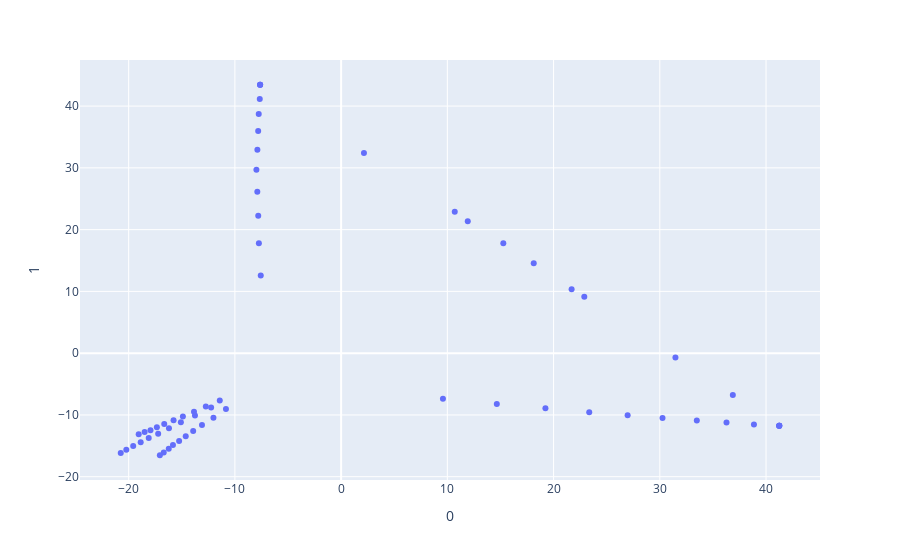

The notebook cell saved with this chart:
### Code cell
ilknoktalar23 = ilkdogrunoktalari23.copy()

for i in range(7):
    ilknoktalar23[i][0] = ilknoktalar23[i][0].flatten()
    ilknoktalar23[i][1] = ilknoktalar23[i][1].flatten()
    ilknoktalar23[i][2] = ilknoktalar23[i][2].flatten()
    ilknoktalar23[i][3] = ilknoktalar23[i][3].flatten()
    ilknoktalar23[i][4] = ilknoktalar23[i][4].flatten()

Xaralist23= []
for i in range(7):
    Xaralist23.append(np.hstack((ilknoktalar23[i][0],ilknoktalar23[i][1],ilknoktalar23[i][2],ilknoktalar23[i][3],ilknoktalar23[i][4])))



sonnoktalar23 = tümNoktalarim.copy()

for i in range(7):
    sonnoktalar23[i][0] = sonnoktalar23[i][0].flatten()
    sonnoktalar23[i][1] = sonnoktalar23[i][1].flatten()
    sonnoktalar23[i][2] = sonnoktalar23[i][2].flatten()
    sonnoktalar23[i][3] = sonnoktalar23[i][3].flatten()
    sonnoktalar23[i][4] = sonnoktalar23[i][4].flatten()

Xsonaralist23= []
for i in range(7):
    Xsonaralist23.append(np.hstack((sonnoktalar23[i][0],sonnoktalar23[i][1],sonnoktalar23[i][2],sonnoktalar23[i][3],sonnoktalar23[i][4])))




Xaralist23 = np.array(Xaralist23)
Xsonaralist23 = np.array(Xsonaralist23)
alldizi = np.vstack((Xlist,Xaralist23,Xsonaralist23))

X = alldizi

pca = PCA(n_components=2)
components = pca.fit_transform(X)

fig = px.scatter(components, x=0, y=1)
fig.show()

### Figure 1 — Plotly figure (JSON) as saved in the notebook; plotly's stock layout.template omitted (floating-point values rounded to 4 significant figures)
{"data": [{"hovertemplate": "0=%{x}<br>1=%{y}<extra></extra>", "legendgroup": "", "marker": {"color": "#636efa", "symbol": "circle"}, "mode": "markers", "name": "", "orientation": "v", "showlegend": false, "type": "scatter", "x": [-10.84, -12.02, -13.1, -13.93, -14.63, -15.25, -15.83, -16.23, -16.7, -17.06, -7.565, -7.743, -7.803, -7.889, -7.975, -7.882, -7.809, -7.757, -7.658, -7.625, 9.585, 14.66, 19.23, 23.36, 26.97, 30.26, 33.48, 36.28, 38.86, 41.24, -11.42, -12.74, -13.85, -14.89, -15.77, -16.65, -17.35, -17.95, -18.5, -19.06, -12.24, -13.76, -15.09, -16.21, -17.22, -18.11, -18.87, -19.57, -20.22, -20.75, -7.625, 2.149, 11.92, 21.7, 31.47, 41.24, 41.24, -7.625, 10.7, 15.27, 18.13, 22.89, 36.87, 41.24], "xaxis": "x", "y": [-9.035, -10.46, -11.63, -12.62, -13.45, -14.2, -14.86, -15.49, -16.08, -16.53, 12.59, 17.79, 22.23, 26.12, 29.71, 32.93, 35.96, 38.71, 41.14, 43.45, -7.393, -8.234, -8.917, -9.582, -10.04, -10.5, -10.89, -11.24, -11.56, -11.75, -7.668, -8.653, -9.495, -10.23, -10.86, -11.46, -12.0, -12.46, -12.74, -13.14, -8.783, -10.09, -11.2, -12.13, -13.03, -13.74, -14.43, -15.03, -15.62, -16.15, 43.45, 32.41, 21.37, 10.33, -0.7065, -11.75, -11.75, 43.45, 22.91, 17.79, 14.57, 9.149, -6.767, -11.75], "yaxis": "y"}], "layout": {"legend": {"tracegroupgap": 0}, "margin": {"t": 60}, "xaxis": {"anchor": "y", "domain": [0, 1], "title": {"text": "0"}}, "yaxis": {"anchor": "x", "domain": [0, 1], "title": {"text": "1"}}}}
